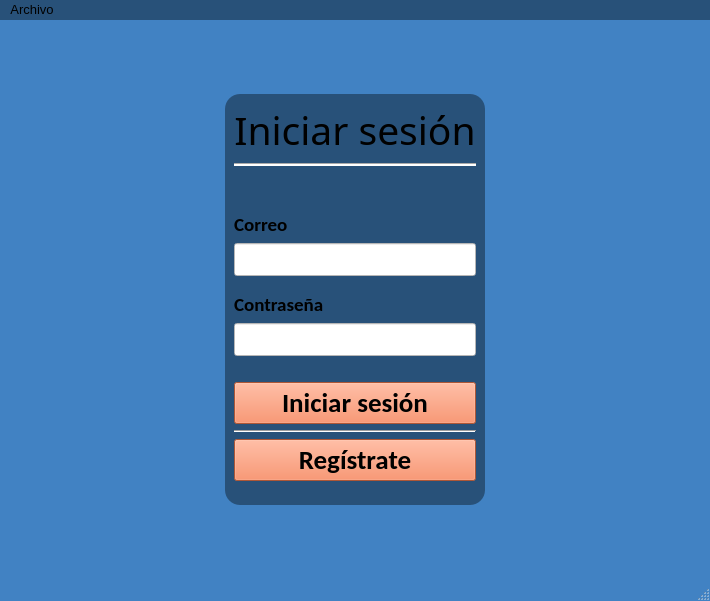
<?xml version="1.0" encoding="UTF-8"?>
<ui version="4.0">
 <class>Inicio_Sesion_Equipo04</class>
 <widget class="QMainWindow" name="Inicio_Sesion_Equipo04">
  <property name="windowModality">
   <enum>Qt::WindowModality::NonModal</enum>
  </property>
  <property name="geometry">
   <rect>
    <x>0</x>
    <y>0</y>
    <width>710</width>
    <height>601</height>
   </rect>
  </property>
  <property name="font">
   <font>
    <hintingpreference>PreferDefaultHinting</hintingpreference>
   </font>
  </property>
  <property name="windowTitle">
   <string>Inicio de sesión_Equipo_04</string>
  </property>
  <property name="layoutDirection">
   <enum>Qt::LayoutDirection::LeftToRight</enum>
  </property>
  <property name="autoFillBackground">
   <bool>false</bool>
  </property>
  <property name="styleSheet">
   <string notr="true">QMainWindow#Inicio_Sesion_Equipo04{
    background-color: rgb(65, 130, 195);
}</string>
  </property>
  <widget class="QWidget" name="central_widget">
   <property name="styleSheet">
    <string notr="true"/>
   </property>
   <layout class="QVBoxLayout" name="vertical_Layout_2">
    <item>
     <spacer name="vertical_spacer">
      <property name="orientation">
       <enum>Qt::Orientation::Vertical</enum>
      </property>
      <property name="sizeHint" stdset="0">
       <size>
        <width>20</width>
        <height>40</height>
       </size>
      </property>
     </spacer>
    </item>
    <item>
     <layout class="QHBoxLayout" name="horizontal_Layout">
      <item>
       <spacer name="horizontal_spacer">
        <property name="orientation">
         <enum>Qt::Orientation::Horizontal</enum>
        </property>
        <property name="sizeHint" stdset="0">
         <size>
          <width>40</width>
          <height>20</height>
         </size>
        </property>
       </spacer>
      </item>
      <item>
       <widget class="QFrame" name="frame">
        <property name="font">
         <font>
          <pointsize>9</pointsize>
         </font>
        </property>
        <property name="styleSheet">
         <string notr="true">QWidget#frame{
                    border-radius:15px;
                    background-color: rgb(40, 81, 121);
                  }</string>
        </property>
        <property name="frameShape">
         <enum>QFrame::Shape::StyledPanel</enum>
        </property>
        <property name="frameShadow">
         <enum>QFrame::Shadow::Raised</enum>
        </property>
        <layout class="QVBoxLayout" name="vertical_layout">
         <item>
          <widget class="QLabel" name="label_iniciar_sesion">
           <property name="font">
            <font>
             <family>Segoe UI Black</family>
             <pointsize>29</pointsize>
             <hintingpreference>PreferDefaultHinting</hintingpreference>
            </font>
           </property>
           <property name="frameShape">
            <enum>QFrame::Shape::NoFrame</enum>
           </property>
           <property name="frameShadow">
            <enum>QFrame::Shadow::Plain</enum>
           </property>
           <property name="text">
            <string>Iniciar sesión</string>
           </property>
           <property name="textFormat">
            <enum>Qt::TextFormat::RichText</enum>
           </property>
           <property name="alignment">
            <set>Qt::AlignmentFlag::AlignHCenter|Qt::AlignmentFlag::AlignTop</set>
           </property>
          </widget>
         </item>
         <item>
          <widget class="Line" name="line_iniciar_sesion">
           <property name="styleSheet">
            <string notr="true">background-color: rgb(255, 255, 255);</string>
           </property>
           <property name="orientation">
            <enum>Qt::Orientation::Horizontal</enum>
           </property>
          </widget>
         </item>
         <item>
          <spacer name="vertical_spacer_3">
           <property name="orientation">
            <enum>Qt::Orientation::Vertical</enum>
           </property>
           <property name="sizeHint" stdset="0">
            <size>
             <width>20</width>
             <height>40</height>
            </size>
           </property>
          </spacer>
         </item>
         <item>
          <widget class="QLabel" name="label_usuario">
           <property name="font">
            <font>
             <family>Calibri</family>
             <pointsize>14</pointsize>
             <bold>true</bold>
             <hintingpreference>PreferDefaultHinting</hintingpreference>
            </font>
           </property>
           <property name="text">
            <string>Correo</string>
           </property>
          </widget>
         </item>
         <item>
          <widget class="QLineEdit" name="texto_usuario_correo">
           <property name="font">
            <font>
             <family>Calibri</family>
             <pointsize>14</pointsize>
             <italic>false</italic>
             <bold>false</bold>
             <hintingpreference>PreferDefaultHinting</hintingpreference>
            </font>
           </property>
           <property name="styleSheet">
            <string notr="true">background-color: rgb(255, 255, 255); color:black;</string>
           </property>
           <property name="inputMask">
            <string/>
           </property>
           <property name="text">
            <string/>
           </property>
          </widget>
         </item>
         <item>
          <spacer name="vertical_spacer_5">
           <property name="orientation">
            <enum>Qt::Orientation::Vertical</enum>
           </property>
           <property name="sizeHint" stdset="0">
            <size>
             <width>20</width>
             <height>10</height>
            </size>
           </property>
          </spacer>
         </item>
         <item>
          <widget class="QLabel" name="label_contraseña">
           <property name="font">
            <font>
             <family>Calibri</family>
             <pointsize>14</pointsize>
             <bold>true</bold>
             <hintingpreference>PreferDefaultHinting</hintingpreference>
            </font>
           </property>
           <property name="text">
            <string>Contraseña</string>
           </property>
          </widget>
         </item>
         <item>
          <widget class="QLineEdit" name="texto_contrasenna">
           <property name="font">
            <font>
             <family>Calibri</family>
             <pointsize>14</pointsize>
             <hintingpreference>PreferDefaultHinting</hintingpreference>
            </font>
           </property>
           <property name="styleSheet">
            <string notr="true">background-color: rgb(255, 255, 255); color:black;</string>
           </property>
           <property name="text">
            <string/>
           </property>
           <property name="echoMode">
            <enum>QLineEdit::EchoMode::Password</enum>
           </property>
          </widget>
         </item>
         <item>
          <spacer name="vertical_spacer_4">
           <property name="orientation">
            <enum>Qt::Orientation::Vertical</enum>
           </property>
           <property name="sizeHint" stdset="0">
            <size>
             <width>20</width>
             <height>20</height>
            </size>
           </property>
          </spacer>
         </item>
         <item>
          <widget class="QPushButton" name="boton_iniciar_sesion">
           <property name="font">
            <font>
             <family>Calibri</family>
             <pointsize>20</pointsize>
             <bold>true</bold>
             <hintingpreference>PreferDefaultHinting</hintingpreference>
            </font>
           </property>
           <property name="cursor">
            <cursorShape>PointingHandCursor</cursorShape>
           </property>
           <property name="styleSheet">
            <string notr="true">background-color: #f2784b;;</string>
           </property>
           <property name="text">
            <string>Iniciar sesión</string>
           </property>
           <property name="checkable">
            <bool>false</bool>
           </property>
           <property name="checked">
            <bool>false</bool>
           </property>
           <property name="autoExclusive">
            <bool>false</bool>
           </property>
          </widget>
         </item>
         <item>
          <widget class="Line" name="line_botones">
           <property name="font">
            <font>
             <pointsize>12</pointsize>
            </font>
           </property>
           <property name="orientation">
            <enum>Qt::Orientation::Horizontal</enum>
           </property>
          </widget>
         </item>
         <item>
          <widget class="QPushButton" name="boton_registrate">
           <property name="font">
            <font>
             <family>Calibri</family>
             <pointsize>20</pointsize>
             <bold>true</bold>
            </font>
           </property>
           <property name="cursor">
            <cursorShape>PointingHandCursor</cursorShape>
           </property>
           <property name="styleSheet">
            <string notr="true">background-color: #f2784b;</string>
           </property>
           <property name="text">
            <string>Regístrate</string>
           </property>
           <property name="checkable">
            <bool>false</bool>
           </property>
          </widget>
         </item>
         <item>
          <spacer name="vertical_spacer_6">
           <property name="orientation">
            <enum>Qt::Orientation::Vertical</enum>
           </property>
           <property name="sizeHint" stdset="0">
            <size>
             <width>20</width>
             <height>15</height>
            </size>
           </property>
          </spacer>
         </item>
        </layout>
       </widget>
      </item>
      <item>
       <spacer name="horizontal_spacer_2">
        <property name="orientation">
         <enum>Qt::Orientation::Horizontal</enum>
        </property>
        <property name="sizeHint" stdset="0">
         <size>
          <width>40</width>
          <height>20</height>
         </size>
        </property>
       </spacer>
      </item>
     </layout>
    </item>
    <item>
     <spacer name="vertical_spacer_2">
      <property name="orientation">
       <enum>Qt::Orientation::Vertical</enum>
      </property>
      <property name="sizeHint" stdset="0">
       <size>
        <width>20</width>
        <height>40</height>
       </size>
      </property>
     </spacer>
    </item>
   </layout>
  </widget>
  <widget class="QMenuBar" name="menubar">
   <property name="geometry">
    <rect>
     <x>0</x>
     <y>0</y>
     <width>710</width>
     <height>33</height>
    </rect>
   </property>
   <property name="palette">
    <palette>
     <active>
      <colorrole role="WindowText">
       <brush brushstyle="SolidPattern">
        <color alpha="255">
         <red>255</red>
         <green>255</green>
         <blue>255</blue>
        </color>
       </brush>
      </colorrole>
      <colorrole role="Button">
       <brush brushstyle="SolidPattern">
        <color alpha="255">
         <red>40</red>
         <green>81</green>
         <blue>121</blue>
        </color>
       </brush>
      </colorrole>
      <colorrole role="Base">
       <brush brushstyle="SolidPattern">
        <color alpha="255">
         <red>40</red>
         <green>81</green>
         <blue>121</blue>
        </color>
       </brush>
      </colorrole>
      <colorrole role="Window">
       <brush brushstyle="SolidPattern">
        <color alpha="255">
         <red>40</red>
         <green>81</green>
         <blue>121</blue>
        </color>
       </brush>
      </colorrole>
     </active>
     <inactive>
      <colorrole role="Button">
       <brush brushstyle="SolidPattern">
        <color alpha="255">
         <red>40</red>
         <green>81</green>
         <blue>121</blue>
        </color>
       </brush>
      </colorrole>
      <colorrole role="Base">
       <brush brushstyle="SolidPattern">
        <color alpha="255">
         <red>40</red>
         <green>81</green>
         <blue>121</blue>
        </color>
       </brush>
      </colorrole>
      <colorrole role="Window">
       <brush brushstyle="SolidPattern">
        <color alpha="255">
         <red>40</red>
         <green>81</green>
         <blue>121</blue>
        </color>
       </brush>
      </colorrole>
     </inactive>
     <disabled>
      <colorrole role="Button">
       <brush brushstyle="SolidPattern">
        <color alpha="255">
         <red>40</red>
         <green>81</green>
         <blue>121</blue>
        </color>
       </brush>
      </colorrole>
      <colorrole role="Base">
       <brush brushstyle="SolidPattern">
        <color alpha="255">
         <red>40</red>
         <green>81</green>
         <blue>121</blue>
        </color>
       </brush>
      </colorrole>
      <colorrole role="Window">
       <brush brushstyle="SolidPattern">
        <color alpha="255">
         <red>40</red>
         <green>81</green>
         <blue>121</blue>
        </color>
       </brush>
      </colorrole>
     </disabled>
    </palette>
   </property>
   <property name="font">
    <font>
     <family>Arial</family>
     <pointsize>10</pointsize>
    </font>
   </property>
   <property name="styleSheet">
    <string notr="true">background-color: rgb(40, 81, 121);</string>
   </property>
   <widget class="QMenu" name="menu_opciones">
    <property name="font">
     <font>
      <family>Arial</family>
      <pointsize>10</pointsize>
     </font>
    </property>
    <property name="title">
     <string>Archivo</string>
    </property>
    <widget class="QMenu" name="menu_acerca_de">
     <property name="title">
      <string>Acerca de</string>
     </property>
     <addaction name="action_nuestra_empresa"/>
    </widget>
    <addaction name="vaciar_campo_texto"/>
    <addaction name="menu_acerca_de"/>
   </widget>
   <addaction name="menu_opciones"/>
  </widget>
  <widget class="QStatusBar" name="statusbar"/>
  <action name="action_iniciar_sesion">
   <property name="text">
    <string>Iniciar sesión</string>
   </property>
   <property name="font">
    <font>
     <family>Calibri</family>
     <pointsize>10</pointsize>
    </font>
   </property>
  </action>
  <action name="action_registrarse">
   <property name="text">
    <string>Registrarse</string>
   </property>
   <property name="font">
    <font>
     <family>Calibri</family>
     <pointsize>10</pointsize>
    </font>
   </property>
  </action>
  <action name="vaciar_campo_texto">
   <property name="text">
    <string>Vaciar campos de texto</string>
   </property>
  </action>
  <action name="action_nuestra_empresa">
   <property name="text">
    <string>Nuestra empresa</string>
   </property>
  </action>
 </widget>
 <resources/>
 <connections/>
</ui>
